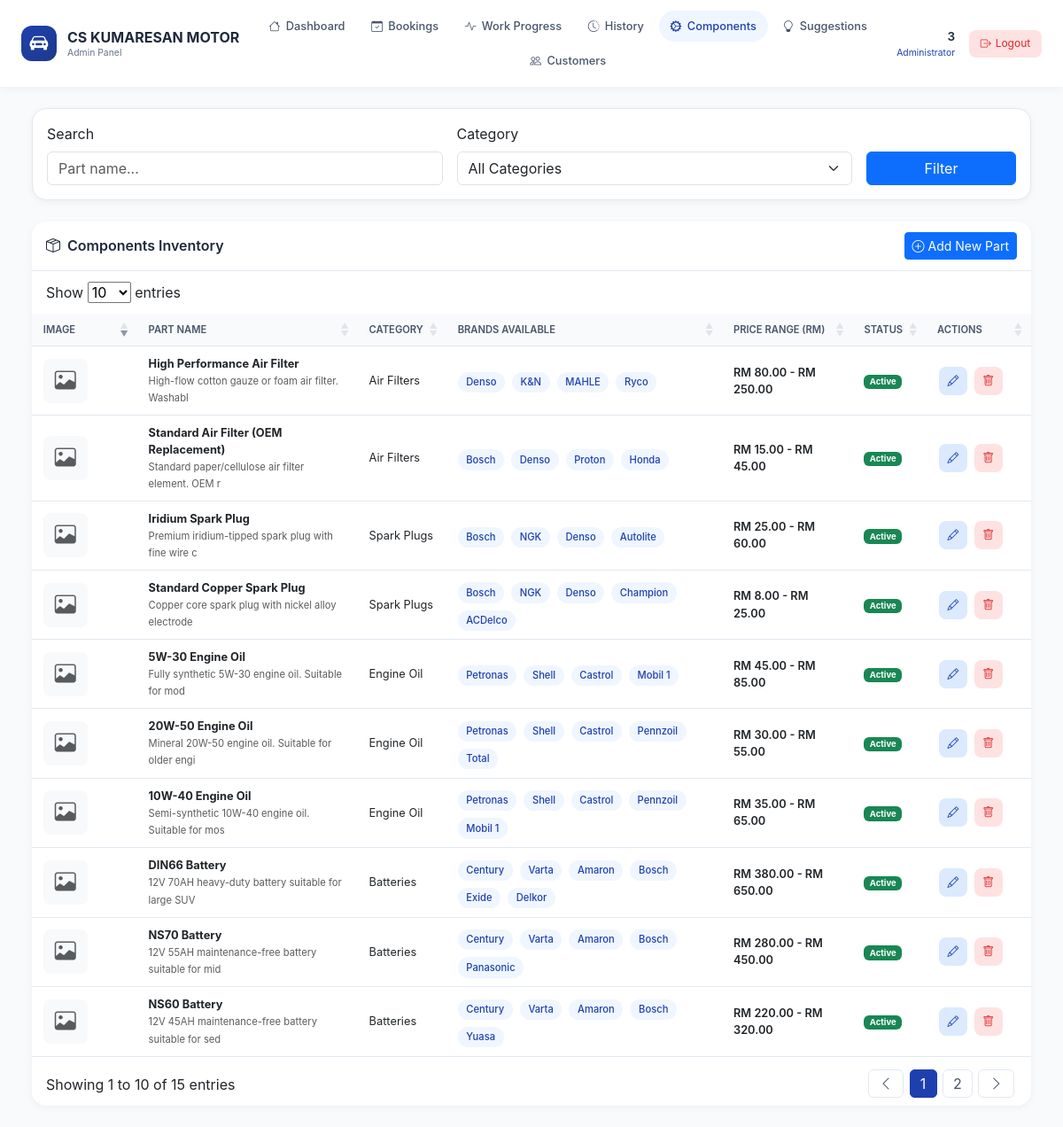
/admin-spare-parts.php (signed in), run on the app's committed database.
### tables this page shows
CREATE TABLE `spare_parts` (
  `id` int(11) NOT NULL,
  `part_name` varchar(255) NOT NULL,
  `category` varchar(100) DEFAULT NULL,
  `description` text DEFAULT NULL,
  `price_min` decimal(10,2) DEFAULT NULL,
  `price_max` decimal(10,2) DEFAULT NULL,
  `image_path` varchar(255) DEFAULT NULL,
  `status` enum('active','inactive') DEFAULT 'active',
  `created_at` timestamp NOT NULL DEFAULT current_timestamp(),
  `updated_at` timestamp NOT NULL DEFAULT current_timestamp() ON UPDATE current_timestamp()
);

### admin-spare-parts.php (the view, shortened to what this page needs)
<?php
$full_name = $_SESSION['full_name'];
require_once __DIR__ . '/includes/config.php';
$search = isset($_GET['search']) ? trim($_GET['search']) : '';
$spare_parts = [];
$sql = "SELECT * FROM spare_parts WHERE 1=1";
$params = [];
$sql .= " ORDER BY id DESC";
$stmt = $pdo->prepare($sql);
$stmt->execute($params);
$rows = $stmt->fetchAll(PDO::FETCH_ASSOC);
foreach ($rows as $row) {
    $brands_sql = "SELECT b.brand_name, spb.price
                   FROM spare_part_brands spb
                   JOIN brands b ON spb.brand_id = b.id
                   WHERE spb.spare_part_id = ?";
    $brands_stmt = $pdo->prepare($brands_sql);
    $brands_stmt->execute([$row['id']]);
    $brands = [];
    $prices = [];
    while ($brand_row = $brands_stmt->fetch(PDO::FETCH_ASSOC)) {
        $brands[] = $brand_row['brand_name'];
        $prices[] = $brand_row['price'];
    }
    $row['brands_array'] = $brands;
    $row['brand_prices'] = $prices;
    $row['display_price_min'] = $row['price_min'];
    $row['display_price_max'] = $row['price_max'];
    if (empty($row['display_price_min']) && !empty($prices)) {
        $row['display_price_min'] = min($prices);
        $row['display_price_max'] = max($prices);
    }
    $spare_parts[] = $row;
}
?>
<!DOCTYPE html>
<html lang="en">
<head>
    <link href="https://cdn.jsdelivr.net/npm/bootstrap@5.3.0/dist/css/bootstrap.min.css" rel="stylesheet">
    <link rel="stylesheet" href="https://cdn.jsdelivr.net/npm/bootstrap-icons@1.11.1/font/bootstrap-icons.css">
    <link rel="stylesheet" href="https://cdn.datatables.net/1.13.4/css/dataTables.bootstrap5.min.css">
</head>
<body>
<div class="top-nav">
    <div class="nav-container">
        <div class="logo-area">
            <div class="logo-icon">
                <i class="bi bi-car-front-fill"></i>
            </div>
            <div class="logo-text">
                CS KUMARESAN MOTOR
                <span>Admin Panel</span>
            </div>
        </div>
        <div class="nav-links">
            <a href="admin-dashboard.php" class="nav-link-item <?php echo basename($_SERVER['PHP_SELF']) == 'admin-dashboard.php' ? 'active' : ''; ?>">
                <i class="bi bi-house""></i> Dashboard
            </a>
            <a href="admin-bookings.php" class="nav-link-item <?php echo basename($_SERVER['PHP_SELF']) == 'admin-bookings.php' ? 'active' : ''; ?>">
                <i class="bi bi-calendar-check"></i> Bookings
            </a>
            <a href="admin-work-progress.php" class="nav-link-item <?php echo basename($_SERVER['PHP_SELF']) == 'admin-work-progress.php' ? 'active' : ''; ?>">
                <i class="bi bi-activity"></i> Work Progress
            </a>
            <a href="admin-service-history.php" class="nav-link-item <?php echo basename($_SERVER['PHP_SELF']) == 'admin-service-history.php' ? 'active' : ''; ?>">
                <i class="bi bi-clock-history"></i> History
            </a>
            <a href="admin-spare-parts.php" class="nav-link-item <?php echo basename($_SERVER['PHP_SELF']) == 'admin-spare-parts.php' ? 'active' : ''; ?>">
                <i class="bi bi-gear-wide-connected"></i> Components
            </a>
            <a href="admin-suggestions.php" class="nav-link-item <?php echo basename($_SERVER['PHP_SELF']) == 'admin-suggestions.php' ? 'active' : ''; ?>">
                <i class="bi bi-lightbulb"></i> Suggestions
            </a>
            <a href="admin-customers.php" class="nav-link-item <?php echo basename($_SERVER['PHP_SELF']) == 'admin-customers.php' ? 'active' : ''; ?>">
                <i class="bi bi-people"></i> Customers
            </a>
        </div>
        <div class="user-area">
            <div class="user-info">
                <div class="user-name"><?php echo htmlspecialchars($full_name); ?></div>
                <div class="user-role">Administrator</div>
            </div>
            <a href="logout.php" class="logout-btn"><i class="bi bi-box-arrow-right"></i> Logout</a>
        </div>
    </div>
</div>
<div class="main-container">
    <div class="container-fluid">
        <div class="filter-bar">
            <form method="GET" class="row g-3 align-items-end">
                <div class="col-md-5">
                    <label class="form-label">Search</label>
                    <input type="text" name="search" class="form-control" placeholder="Part name..." value="<?php echo htmlspecialchars($search); ?>">
                </div>
                <div class="col-md-5">
                    <label class="form-label">Category</label>
                    <select name="category" class="form-select">
                        <option value="">All Categories</option>
                    </select>
                </div>
                <div class="col-md-2">
                    <button type="submit" class="btn btn-primary w-100">Filter</button>
                </div>
            </form>
        </div>
        <div class="main-card">
            <div class="card-header">
                <h2><i class="bi bi-box-seam"></i> Components Inventory</h2>
                <button type="button" class="btn btn-primary btn-sm" data-bs-toggle="modal" data-bs-target="#addPartModal">
                    <i class="bi bi-plus-circle"></i> Add New Part
                </button>
            </div>
            <div class="card-body p-0">
                <?php if (empty($spare_parts)): ?>
                    <div class="text-center py-5">
                        <i class="bi bi-box-seam" style="font-size: 3rem; color: #cbd5e1;"></i>
                        <h5 class="mt-3">No Components Found</h5>
                        <p class="text-muted">Click "Add New Part" to start building your inventory.</p>
                    </div>
                <?php else: ?>
                    <div class="table-responsive">
                        <table class="table table-hover mb-0" id="partsTable">
                            <thead class="table-light">
                                <tr>
                                    <th style="width: 80px">Image</th>
                                    <th>Part Name</th>
                                    <th>Category</th>
                                    <th>Brands Available</th>
                                    <th>Price Range (RM)</th>
                                    <th>Status</th>
                                    <th style="width: 80px">Actions</th>
                                </tr>
                            </thead>
                            <tbody>
                                <?php foreach ($spare_parts as $part): ?>
                                <tr>
                                    <td>
                                        <?php if (!empty($part['image_path']) && file_exists($part['image_path'])): ?>
                                            <img src="<?php echo $part['image_path']; ?>" class="part-image" alt="<?php echo htmlspecialchars($part['part_name']); ?>">
                                        <?php else: ?>
                                            <div class="bg-light d-flex align-items-center justify-content-center" style="width: 50px; height: 50px; border-radius: 8px;">
                                                <i class="bi bi-image text-muted" style="font-size: 1.5rem;"></i>
                                            </div>
                                        <?php endif; ?>
                                       </div>
                                    </div>
                                    <td>
                                        <strong><?php echo htmlspecialchars($part['part_name']); ?></strong>
                                        <?php if (!empty($part['description'])): ?>
                                            <br><small class="text-muted"><?php echo htmlspecialchars(substr($part['description'], 0, 50)); ?></small>
                                        <?php endif; ?>
                                       </div>
                                    </div>
                                    <td><?php echo htmlspecialchars($part['category'] ?? '-'); ?></div>
                                    <td>
                                        <div class="brand-list">
                                            <?php foreach ($part['brands_array'] as $brand): ?>
                                                <span class="brand-badge">
                                                    <?php echo htmlspecialchars($brand); ?>
                                                </span>
                                            <?php endforeach; ?>
                                        </div>
                                    <td class="price-range">
                                        <?php if ($part['display_price_min'] && $part['display_price_max']): ?>
                                            RM <?php echo number_format($part['display_price_min'], 2); ?> - RM <?php echo number_format($part['display_price_max'], 2); ?>
                                        <?php else: ?>
                                            <span class="text-muted">-</span>
                                        <?php endif; ?>
                                    <td>
                                        <span class="badge bg-<?php echo $part['status'] == 'active' ? 'success' : 'secondary'; ?>">
                                            <?php echo ucfirst($part['status']); ?>
                                        </span>
                                    <td>
                                        <button class="btn-action btn-edit" onclick='editPart(<?php echo htmlspecialchars(json_encode($part), ENT_QUOTES, 'UTF-8'); ?>)' data-bs-toggle="modal" data-bs-target="#editPartModal" title="Edit">
                                            <i class="bi bi-pencil"></i>
                                        </button>
                                        <button class="btn-action btn-delete" onclick="deletePart(<?php echo $part['id']; ?>, '<?php echo htmlspecialchars($part['part_name']); ?>')" data-bs-toggle="modal" data-bs-target="#deletePartModal" title="Delete">
                                            <i class="bi bi-trash"></i>
                                        </button>
                                </tr>
                                <?php endforeach; ?>
                <?php endif; ?>
</body>
</html>

### admin-spare-parts.php (style rules this page uses)
* { margin: 0; padding: 0; box-sizing: border-box; }
body { background: #f8fafc; font-family: 'Inter', -apple-system, BlinkMacSystemFont, 'Segoe UI', Roboto, sans-serif; }
.top-nav { background: white; padding: 0.75rem 1.5rem; box-shadow: 0 2px 10px rgba(0,0,0,0.05); position: sticky; top: 0; z-index: 1000; }
.nav-container { display: flex; align-items: center; justify-content: space-between; flex-wrap: wrap; gap: 1rem; }
.logo-area { display: flex; align-items: center; gap: 0.75rem; min-width: 200px; }
.logo-icon { width: 40px; height: 40px; background: linear-gradient(135deg, #1e40af, #1e3a8a); border-radius: 12px; display: flex; align-items: center; justify-content: center; color: white; font-size: 1.3rem; }
.logo-text { font-weight: 700; font-size: 1rem; color: #1e293b; line-height: 1.3; }
.logo-text span { font-size: 0.65rem; color: #64748b; display: block; font-weight: 400; }
.nav-links { display: flex; gap: 0.25rem; flex-wrap: wrap; flex: 1; justify-content: center; }
.nav-link-item { display: flex; align-items: center; gap: 0.4rem; padding: 0.5rem 0.8rem; border-radius: 30px; text-decoration: none; color: #475569; font-size: 0.8rem; font-weight: 500; transition: all 0.2s ease; white-space: nowrap; }
.nav-link-item.active { background: #eff6ff; color: #1e40af; }
.user-area { display: flex; align-items: center; gap: 1rem; min-width: 150px; justify-content: flex-end; }
.user-info { text-align: right; }
.user-name { font-weight: 600; font-size: 0.85rem; color: #1e293b; }
.user-role { font-size: 0.65rem; color: #1e40af; }
.logout-btn { background: #fee2e2; color: #dc2626; border: none; padding: 0.4rem 0.8rem; border-radius: 8px; font-size: 0.75rem; text-decoration: none; display: flex; align-items: center; gap: 0.3rem; }
.main-container { padding: 1.5rem; }
.filter-bar { background: white; border-radius: 16px; padding: 1rem; margin-bottom: 1.5rem; box-shadow: 0 2px 8px rgba(0,0,0,0.05); border: 1px solid #e2e8f0; }
.main-card { background: white; border-radius: 16px; box-shadow: 0 2px 8px rgba(0,0,0,0.05); overflow: hidden; }
.card-header { background: white; border-bottom: 1px solid #e2e8f0; padding: 0.75rem 1rem; display: flex; justify-content: space-between; align-items: center; flex-wrap: wrap; gap: 0.5rem; }
.card-header h2 { font-size: 1rem; font-weight: 600; color: #1e293b; margin: 0; display: flex; align-items: center; gap: 0.5rem; }
.table { margin: 0; font-size: 0.8rem; }
.table thead th { background: #f8fafc; padding: 0.6rem 0.8rem; font-size: 0.7rem; font-weight: 600; text-transform: uppercase; color: #475569; border-bottom: 1px solid #e2e8f0; }
.table tbody td { padding: 0.6rem 0.8rem; vertical-align: middle; border-bottom: 1px solid #e2e8f0; }
.brand-list { display: flex; flex-wrap: wrap; gap: 0.5rem; margin-top: 0.25rem; }
.brand-badge { background: #eff6ff; color: #1e40af; padding: 0.2rem 0.6rem; border-radius: 20px; font-size: 0.7rem; font-weight: 500; }
.price-range { color: #059669; font-weight: 600; }
.btn-action { width: 32px; height: 32px; border-radius: 8px; border: none; display: inline-flex; align-items: center; justify-content: center; margin: 0 2px; cursor: pointer; transition: all 0.2s ease; }
.btn-edit { background: #dbeafe; color: #1e40af; }
.btn-delete { background: #fee2e2; color: #dc2626; }

### data on the page
spare_parts: part_name "High Performance Air Filter", description "High-flow cotton gauze or foam air filter. Washabl", category "Air Filters", brand "Denso", brand "K&N", brand "MAHLE", brand "Ryco", price_min "80.00", price_max "250.00", status "Active"
spare_parts: part_name "Standard Air Filter (OEM Replacement)", description "Standard paper/cellulose air filter element. OEM r", category "Air Filters", brand "Bosch", brand "Denso", brand "Proton", brand "Honda", price_min "15.00", price_max "45.00", status "Active"
spare_parts: part_name "Iridium Spark Plug", description "Premium iridium-tipped spark plug with fine wire c", category "Spark Plugs", brand "Bosch", brand "NGK", brand "Denso", brand "Autolite", price_min "25.00", price_max "60.00", status "Active"
spare_parts: part_name "Standard Copper Spark Plug", description "Copper core spark plug with nickel alloy electrode", category "Spark Plugs", brand "Bosch", brand "NGK", brand "Denso", brand "Champion", brand "ACDelco", price_min "8.00", price_max "25.00", status "Active"
spare_parts: part_name "5W-30 Engine Oil", description "Fully synthetic 5W-30 engine oil. Suitable for mod", category "Engine Oil", brand "Petronas", brand "Shell", brand "Castrol", brand "Mobil 1", price_min "45.00", price_max "85.00", status "Active"
spare_parts: part_name "20W-50 Engine Oil", description "Mineral 20W-50 engine oil. Suitable for older engi", category "Engine Oil", brand "Petronas", brand "Shell", brand "Castrol", brand "Pennzoil", brand "Total", price_min "30.00", price_max "55.00", status "Active"
spare_parts: part_name "10W-40 Engine Oil", description "Semi-synthetic 10W-40 engine oil. Suitable for mos", category "Engine Oil", brand "Petronas", brand "Shell", brand "Castrol", brand "Pennzoil", brand "Mobil 1", price_min "35.00", price_max "65.00", status "Active"
spare_parts: part_name "DIN66 Battery", description "12V 70AH heavy-duty battery suitable for large SUV", category "Batteries", brand "Century", brand "Varta", brand "Amaron", brand "Bosch", brand "Exide", brand "Delkor", price_min "380.00", price_max "650.00", status "Active"
spare_parts: part_name "NS70 Battery", description "12V 55AH maintenance-free battery suitable for mid", category "Batteries", brand "Century", brand "Varta", brand "Amaron", brand "Bosch", brand "Panasonic", display_price_min "280.00", display_price_max "450.00", status "Active"
spare_parts: part_name "NS60 Battery", description "12V 45AH maintenance-free battery suitable for sed", category "Batteries", brand "Century", brand "Varta", brand "Amaron", brand "Bosch", brand "Yuasa", display_price_min "220.00", display_price_max "320.00", status "Active"

### other printed values
$full_name "3"
